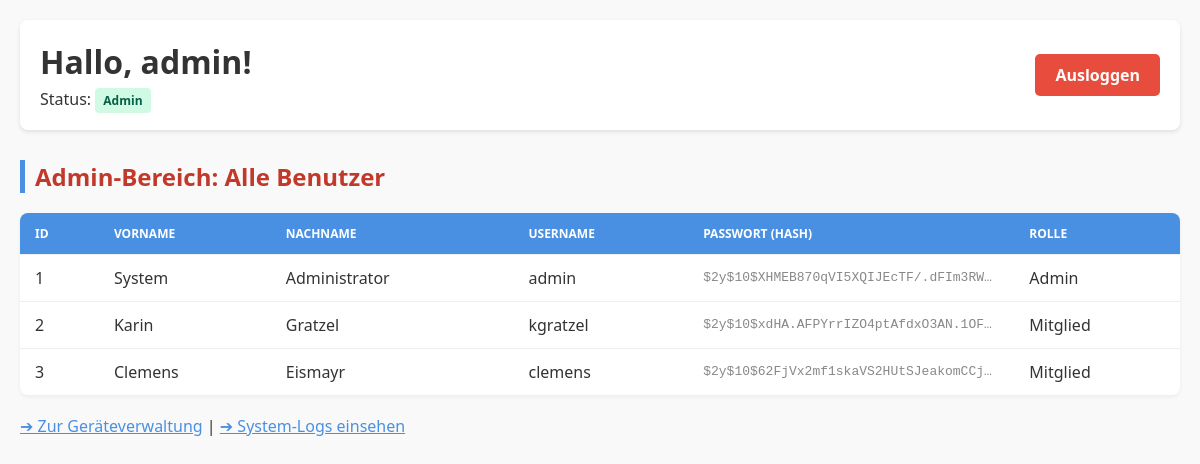
The page /dashboardBenutzer.php (signed in) on the database its author committed.
### tables this page shows
CREATE TABLE `werkstattbenutzer` (
  `WerkBenutzerID` int(11) NOT NULL,
  `Vorname` varchar(50) NOT NULL,
  `Nachname` varchar(50) NOT NULL,
  `Username` varchar(50) NOT NULL,
  `Passwort` varchar(255) NOT NULL,
  `Rolle` varchar(20) DEFAULT 'Teilnehmer',
  `Klasse` varchar(50) DEFAULT NULL,
  `ErstelltAm` timestamp NOT NULL DEFAULT current_timestamp()
);

### dashboardBenutzer.php (the view, shortened to what this page needs)
<?php
require 'db.php';
$ist_admin = ($_SESSION['role'] === 'Admin');
if ($ist_admin) {
    $stmt = $pdo->query("SELECT * FROM Werkstattbenutzer");
    $alle_mitglieder = $stmt->fetchAll(PDO::FETCH_ASSOC);
}
?>
<!DOCTYPE html>
<html lang="de">
<head>
</head>
<body>
    <div class="header">
        <div>
            <h1 style="margin:0;">Hallo, <?php echo htmlspecialchars($_SESSION['username']); ?>!</h1>
            <p style="margin:5px 0 0 0;">Status: <span class="badge"><?php echo htmlspecialchars($_SESSION['role']); ?></span></p>
        </div>
        <a href="logout.php" class="logout-btn">Ausloggen</a>
    </div>
    <?php if ($ist_admin): ?>
        <h2 style="color: #c0392b;">Admin-Bereich: Alle Benutzer</h2>
        <table>
            <thead>
                <tr>
                    <th>ID</th>
                    <th>Vorname</th>
                    <th>Nachname</th>
                    <th>Username</th>
                    <th>Passwort (Hash)</th>
                    <th>Rolle</th>
                </tr>
            </thead>
            <tbody>
                <?php foreach ($alle_mitglieder as $user): ?>
                    <tr>
                        <td><?php echo $user['WerkBenutzerID']; ?></td>
                        <td><?php echo htmlspecialchars($user['Vorname']); ?></td>
                        <td><?php echo htmlspecialchars($user['Nachname']); ?></td>
                        <td><?php echo htmlspecialchars($user['Username']); ?></td>
                        <td class="pw-cell"><?php echo $user['Passwort']; ?></td>
                        <td><?php echo $user['Rolle']; ?></td>
                    </tr>
                <?php endforeach; ?>
            </tbody>
        </table>
        <p style="margin-top: 20px;">
            <a href="geraete_verwaltung.php" style="color: #4a90e2;">➔ Zur Geräteverwaltung</a> |
            <a href="logs_view.php" style="color: #4a90e2;">➔ System-Logs einsehen</a>
        </p>
    <?php endif; ?>
</body>
</html>

### dashboardBenutzer.php (style rules this page uses)
body { font-family: 'Segoe UI', Tahoma, Geneva, Verdana, sans-serif; margin: 20px; background-color: #f9f9f9; color: #333; }
.header { display: flex; justify-content: space-between; align-items: center; background: #fff; padding: 20px; border-radius: 8px; box-shadow: 0 2px 4px rgba(0,0,0,0.1); }
.logout-btn { background-color: #e74c3c; color: white; padding: 10px 20px; text-decoration: none; border-radius: 5px; font-weight: bold; }
h2 { margin-top: 30px; border-left: 5px solid #4a90e2; padding-left: 10px; }
table { width: 100%; border-collapse: collapse; margin-top: 15px; background: white; border-radius: 8px; overflow: hidden; box-shadow: 0 2px 4px rgba(0,0,0,0.05); }
th, td { padding: 12px 15px; text-align: left; border-bottom: 1px solid #eee; }
th { background-color: #4a90e2; color: white; text-transform: uppercase; font-size: 12px; }
tr:last-child td { border-bottom: none; }
.pw-cell { max-width: 150px; overflow: hidden; text-overflow: ellipsis; white-space: nowrap; color: #888; font-family: monospace; }
.badge { padding: 4px 8px; border-radius: 4px; font-size: 12px; font-weight: bold; background: #d1fae5; color: #065f46; }

### rows shown on the page
werkstattbenutzer: WerkBenutzerID "1", Vorname "System", Nachname "Administrator", Username "admin", Passwort "$2y$10$XHMEB870qVI5XQIJEcTF/.dFIm3RW…", Rolle "Admin"
werkstattbenutzer: WerkBenutzerID "2", Vorname "Karin", Nachname "Gratzel", Username "kgratzel", Passwort "$2y$10$xdHA.AFPYrrIZO4ptAfdxO3AN.1OF…", Rolle "Mitglied"
werkstattbenutzer: WerkBenutzerID "3", Vorname "Clemens", Nachname "Eismayr", Username "clemens", Passwort "$2y$10$62FjVx2mf1skaVS2HUtSJeakomCCj…", Rolle "Mitglied"

### other values the page prints
$_SESSION['username'] "admin"
$_SESSION['role'] "Admin"
